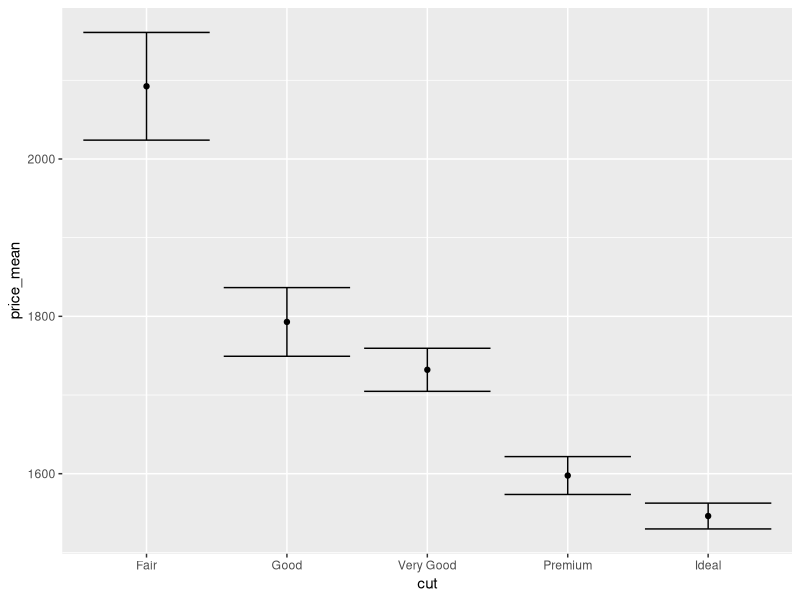

Generate this figure with R:
## ---- chunk 1
library(tidyverse)
## ---- chunk 2
## NOTE: No need to change this!
## Define Population A
df_population_A <-
  diamonds %>%
  filter(carat < 1)

## Define Population B
df_population_B <-
  diamonds %>%
  filter(carat == 0.3)
## ---- chunk 3
## NOTE: No need to change this!
set.seed(101)

df_sample_A <-
  df_population_A %>%
  slice_sample(n = 200)

df_sample_B <-
  df_population_B %>%
  slice_sample(n = 200)
## ---- chunk 4
## NOTE: No need to change this!
set.seed(101)

df_sample_A_bad <-
  df_population_A %>%
  filter(color == "D") %>%
  slice_sample(n = 200)

df_sample_B_bad <-
  df_population_B %>%
  filter(color == "D") %>%
  slice_sample(n = 200)
## ---- chunk 5
## NOTE: No need to change this; this will be our decision threshold
price_max <- 2000
## ---- chunk 6
## NOTE: This is for exercise-design purposes: What are the true parameters?
df_sample_A %>%
  group_by(cut) %>%
  summarize(price = mean(price))

df_sample_B %>%
  group_by(cut) %>%
  summarize(price = mean(price))
## ---- chunk 7
set.seed(101)

df_qX_A <-
  df_population_A %>%
  group_by(cut) %>%
  summarize(
    price_mean = mean(price),
    price_sd = sd(price),
    price_lo = price_mean - 1.96 * price_sd / sqrt(n()),
    price_hi = price_mean + 1.96 * price_sd / sqrt(n())
  )

df_qX_A %>%
  select(cut, price_lo, price_mean, price_hi) %>%

  ggplot(aes(cut, price_mean)) +
  geom_errorbar(aes(ymin = price_lo, ymax = price_hi)) +
  geom_point()
